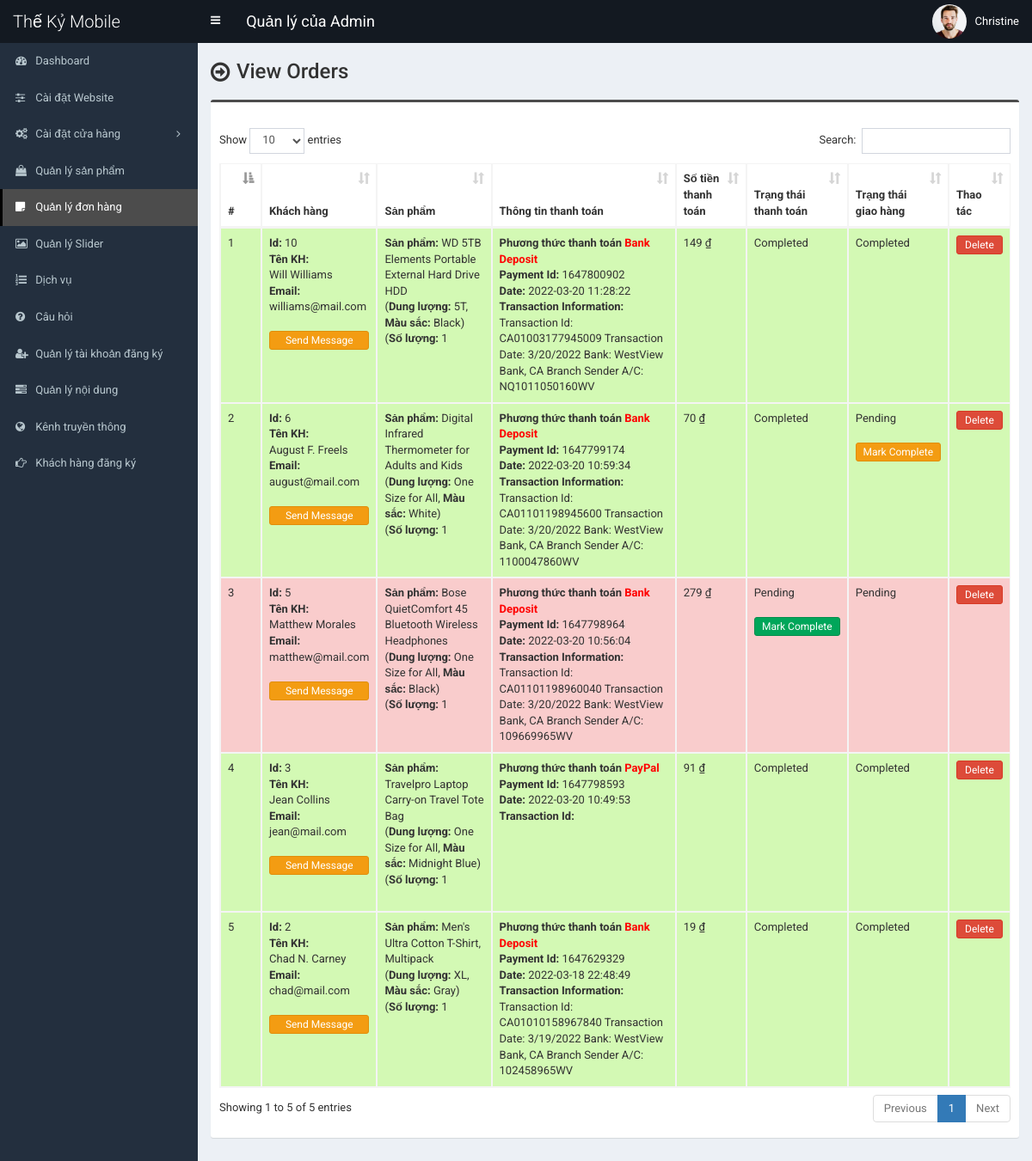
The page /admin/order.php (signed in) on the database its author committed.
### tables this page shows
CREATE TABLE `tbl_payment` (
  `id` int(11) NOT NULL,
  `customer_id` int(11) NOT NULL,
  `customer_name` varchar(255) NOT NULL,
  `customer_email` varchar(255) NOT NULL,
  `payment_date` varchar(50) NOT NULL,
  `txnid` varchar(255) NOT NULL,
  `paid_amount` int(11) NOT NULL,
  `card_number` varchar(50) NOT NULL,
  `card_cvv` varchar(10) NOT NULL,
  `card_month` varchar(10) NOT NULL,
  `card_year` varchar(10) NOT NULL,
  `bank_transaction_info` text NOT NULL,
  `payment_method` varchar(20) NOT NULL,
  `payment_status` varchar(25) NOT NULL,
  `shipping_status` varchar(20) NOT NULL,
  `payment_id` varchar(255) NOT NULL
);

CREATE TABLE `tbl_order` (
  `id` int(11) NOT NULL,
  `product_id` int(11) NOT NULL,
  `product_name` varchar(255) NOT NULL,
  `size` varchar(100) NOT NULL,
  `color` varchar(100) NOT NULL,
  `quantity` varchar(50) NOT NULL,
  `unit_price` varchar(50) NOT NULL,
  `payment_id` varchar(255) NOT NULL
);

### admin/order.php (the view, shortened to what this page needs)
<?php require_once('header.php'); ?>
<section class="content-header">
	<div class="content-header-left">
		<h1>View Orders</h1>
	</div>
</section>
<section class="content">
  <div class="row">
    <div class="col-md-12">
      <div class="box box-info">
        <div class="box-body table-responsive">
          <table id="example1" class="table table-bordered table-hover table-striped">
			<thead>
			    <tr>
			        <th>#</th>
                    <th>Khách hàng</th>
			        <th>Sản phẩm</th>
                    <th>
                    	Thông tin thanh toán
                    </th>
                    <th>Số tiền thanh toán</th>
                    <th>Trạng thái thanh toán</th>
                    <th>Trạng thái giao hàng</th>
			        <th>Thao tác</th>
			    </tr>
			</thead>
            <tbody>
            	<?php
            	$i=0;
            	$statement = $pdo->prepare("SELECT * FROM tbl_payment ORDER by id DESC");
            	$statement->execute();
            	$result = $statement->fetchAll(PDO::FETCH_ASSOC);
            	foreach ($result as $row) {
            		$i++;
            		?>
					<tr class="<?php if($row['payment_status']=='Pending'){echo 'bg-r';}else{echo 'bg-g';} ?>">
	                    <td><?php echo $i; ?></td>
	                    <td>
                            <b>Id:</b> <?php echo $row['customer_id']; ?><br>
                            <b>Tên KH:</b><br> <?php echo $row['customer_name']; ?><br>
                            <b>Email:</b><br> <?php echo $row['customer_email']; ?><br><br>
                            <a href="#" data-toggle="modal" data-target="#model-<?php echo $i; ?>"class="btn btn-warning btn-xs" style="width:100%;margin-bottom:4px;">Send Message</a>
                        </td>
                        <td>
                           <?php
                           $statement1 = $pdo->prepare("SELECT * FROM tbl_order WHERE payment_id=?");
                           $statement1->execute(array($row['payment_id']));
                           $result1 = $statement1->fetchAll(PDO::FETCH_ASSOC);
                           foreach ($result1 as $row1) {
                                echo '<b>Sản phẩm:</b> '.$row1['product_name'];
                                echo '<br>(<b>Dung lượng:</b> '.$row1['size'];
                                echo ', <b>Màu sắc:</b> '.$row1['color'].')';
                                echo '<br>(<b>Số lượng:</b> '.$row1['quantity'];
                                echo '<br><br>';
                           }
                           ?>
                        </td>
                        <td>
                        	<?php if($row['payment_method'] == 'PayPal'): ?>
                        		<b>Phương thức thanh toán</b> <?php echo '<span style="color:red;"><b>'.$row['payment_method'].'</b></span>'; ?><br>
                        		<b>Payment Id:</b> <?php echo $row['payment_id']; ?><br>
                        		<b>Date:</b> <?php echo $row['payment_date']; ?><br>
                        		<b>Transaction Id:</b> <?php echo $row['txnid']; ?><br>
                        	<?php elseif($row['payment_method'] == 'Bank Deposit'): ?>
                        		<b>Phương thức thanh toán</b> <?php echo '<span style="color:red;"><b>'.$row['payment_method'].'</b></span>'; ?><br>
                        		<b>Payment Id:</b> <?php echo $row['payment_id']; ?><br>
								<b>Date:</b> <?php echo $row['payment_date']; ?><br>
                        		<b>Transaction Information:</b> <br><?php echo $row['bank_transaction_info']; ?><br>
                        	<?php endif; ?>
                        </td>
                        <td><?php echo number_format($row['paid_amount']); ?> ₫</td>
                        <td>
                            <?php echo $row['payment_status']; ?>
                            <br><br>
                            <?php
                                if($row['payment_status']=='Pending'){
                                    ?>
                                    <a href="order-change-status.php?id=<?php echo $row['id']; ?>&task=Completed" class="btn btn-success btn-xs" style="width:100%;margin-bottom:4px;">Mark Complete</a>
                                    <?php
                                }
                            ?>
                        </td>
                        <td>
                            <?php echo $row['shipping_status']; ?>
                            <br><br>
                            <?php
                            if($row['payment_status']=='Completed') {
                                if($row['shipping_status']=='Pending'){
                                    ?>
                                    <a href="shipping-change-status.php?id=<?php echo $row['id']; ?>&task=Completed" class="btn btn-warning btn-xs" style="width:100%;margin-bottom:4px;">Mark Complete</a>
                                    <?php
                                }
                            }
                            ?>
                        </td>
	                    <td>
                            <a href="#" class="btn btn-danger btn-xs" data-href="order-delete.php?id=<?php echo $row['id']; ?>" data-toggle="modal" data-target="#confirm-delete" style="width:100%;">Delete</a>
	                    </td>
	                </tr>
            		<?php
            	}
            	?>
            </tbody>
          </table>
        </div>
      </div>
</section>
<?php require_once('footer.php'); ?>

### admin/style.css (style rules this page uses)
body { font-size: 13px; font-family: "Roboto", sans-serif; }
.content-header > h1, .content-header .content-header-left h1 { font-family: "Roboto", sans-serif; }
.box-info { padding-top: 20px; }
.content-header { overflow: hidden; }
.content-header .content-header-left { float: left; padding-top: 5px; }
.content-header .content-header-left h1 { margin-top: 0; margin-bottom: 0; padding-left: 30px; padding-bottom: 5px; font-size: 24px; position: relative; }
.content-header .content-header-left h1:before { position: absolute; top: 0; left: 0; font-family: "FontAwesome", sans-serif; font-size: 26px; content: "\f18e"; }
.box.box-info { border-top-color: #4c4c4c; }
.bg-g { background: #d3f9b4 !important; }
.bg-r { background: #f9cccc !important; }

### rows shown on the page
tbl_payment: customer "10", customer_name "Will Williams", customer_email "williams@mail.com", payment_method "Bank Deposit", payment "1647800902", payment_date "2022-03-20 11:28:22", bank_transaction_info "Transaction Id: CA01003177945009 Transaction Date: 3/20/2022 Bank: WestView Bank, CA Branch Sender A/C: NQ1011050160WV", paid_amount "149", payment_status "Completed", shipping_status "Completed"
tbl_order: product_name "WD 5TB Elements Portable External Hard Drive HDD", size "5T", color "Black", quantity "1"
tbl_payment: customer "6", customer_name "August F. Freels", customer_email "august@mail.com", payment_method "Bank Deposit", payment "1647799174", payment_date "2022-03-20 10:59:34", bank_transaction_info "Transaction Id: CA01101198945600 Transaction Date: 3/20/2022 Bank: WestView Bank, CA Branch Sender A/C: 1100047860WV", paid_amount "70", payment_status "Completed", shipping_status "Pending"
tbl_order: product_name "Digital Infrared Thermometer for Adults and Kids", size "One Size for All", color "White", quantity "1"
tbl_payment: customer "5", customer_name "Matthew Morales", customer_email "matthew@mail.com", payment_method "Bank Deposit", payment "1647798964", payment_date "2022-03-20 10:56:04", bank_transaction_info "Transaction Id: CA01101198960040 Transaction Date: 3/20/2022 Bank: WestView Bank, CA Branch Sender A/C: 109669965WV", paid_amount "279", payment_status "Pending", shipping_status "Pending"
tbl_order: product_name "Bose QuietComfort 45 Bluetooth Wireless Headphones", size "One Size for All", color "Black", quantity "1"
tbl_payment: customer "3", customer_name "Jean Collins", customer_email "jean@mail.com", payment_method "PayPal", payment "1647798593", payment_date "2022-03-20 10:49:53", paid_amount "91", payment_status "Completed", shipping_status "Completed"
tbl_order: product_name "Travelpro Laptop Carry-on Travel Tote Bag", size "One Size for All", color "Midnight Blue", quantity "1"
tbl_payment: customer "2", customer_name "Chad N. Carney", customer_email "chad@mail.com", payment_method "Bank Deposit", payment "1647629329", payment_date "2022-03-18 22:48:49", bank_transaction_info "Transaction Id: CA01010158967840 Transaction Date: 3/19/2022 Bank: WestView Bank, CA Branch Sender A/C: 102458965WV", paid_amount "19", payment_status "Completed", shipping_status "Completed"
tbl_order: product_name "Men's Ultra Cotton T-Shirt, Multipack", size "XL", color "Gray", quantity "1"

### other values the page prints
$_SESSION['user']['full_name'] "Christine"
